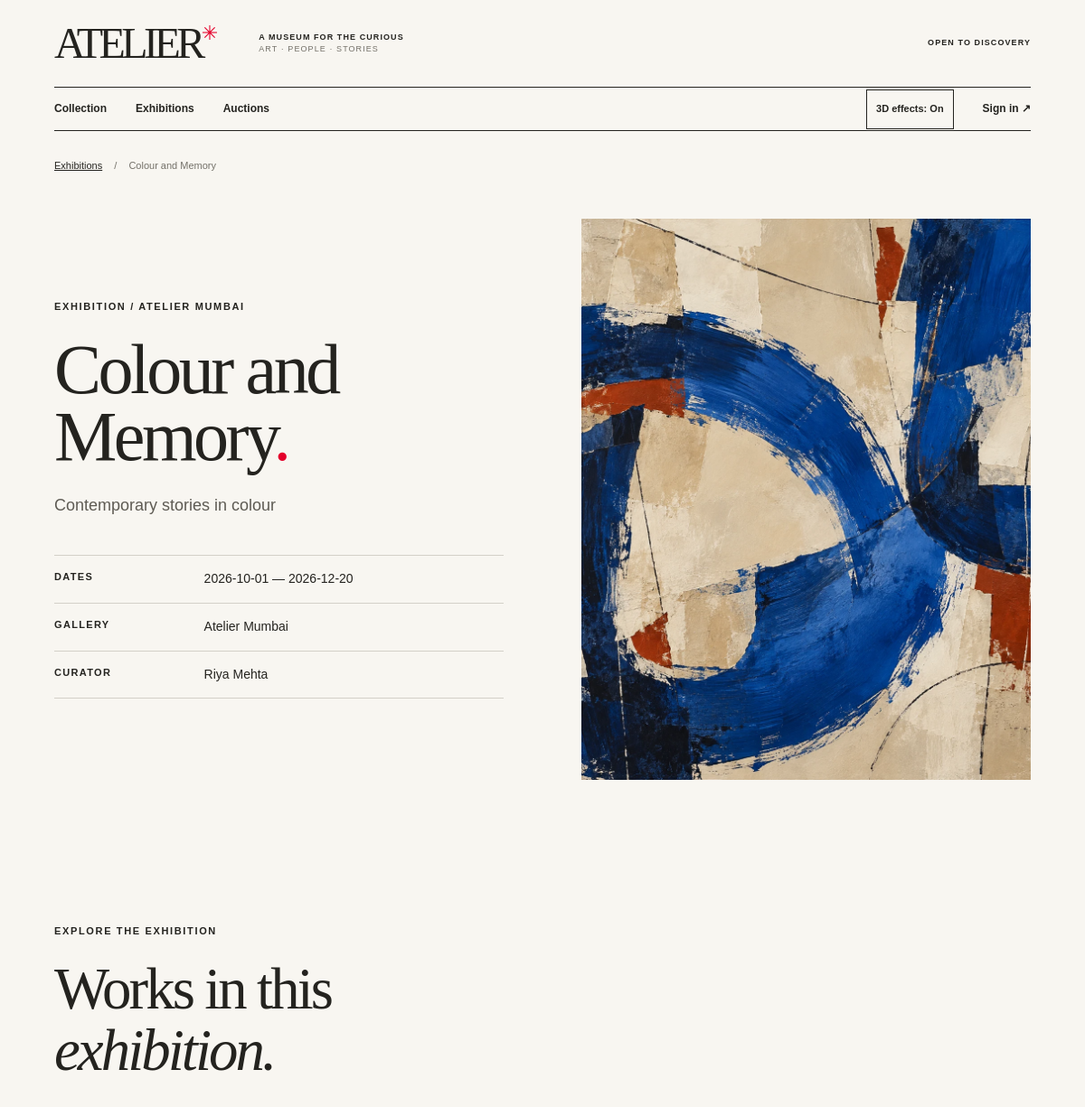
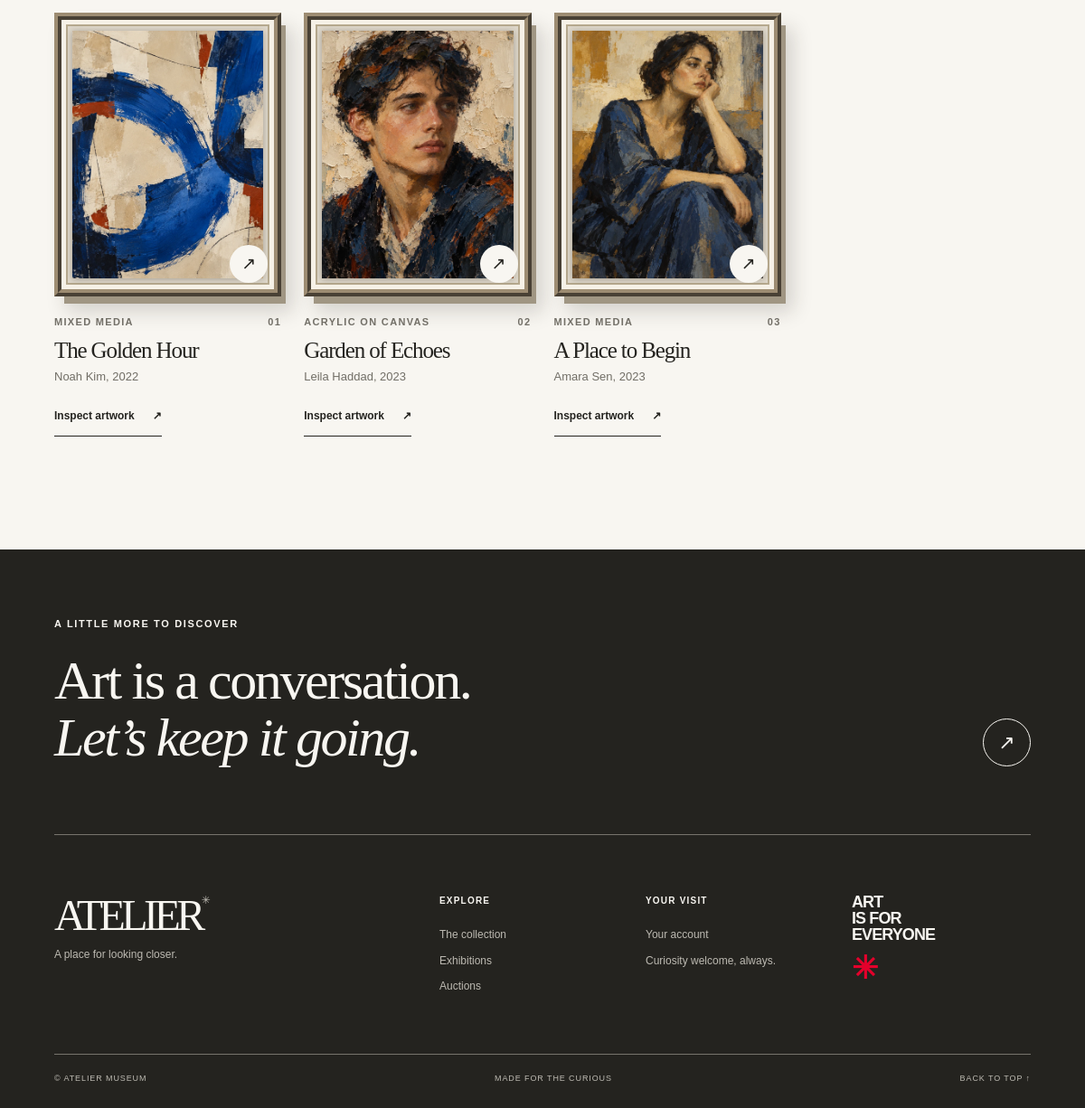
Screenshot of /exhibitions/1 with the database file from the repository (2 pictures, top to bottom).
### tables this page shows
CREATE TABLE exhibition (exhibition_id INTEGER PRIMARY KEY, gallery_id INTEGER NOT NULL REFERENCES gallery ON DELETE RESTRICT, curator_id INTEGER NOT NULL REFERENCES curator ON DELETE RESTRICT, title TEXT NOT NULL, start_date TEXT NOT NULL CHECK(date(start_date,'+0 days') IS NOT NULL AND date(start_date,'+0 days')=start_date), end_date TEXT NOT NULL CHECK(date(end_date,'+0 days') IS NOT NULL AND date(end_date,'+0 days')=end_date), theme TEXT, CHECK(end_date>=start_date));

CREATE TABLE gallery (gallery_id INTEGER PRIMARY KEY, name TEXT NOT NULL, address TEXT, city TEXT, country TEXT, contact_info TEXT);

CREATE TABLE curator (curator_id INTEGER PRIMARY KEY, name TEXT NOT NULL, email TEXT, phone TEXT);

CREATE TABLE artwork (artwork_id INTEGER PRIMARY KEY, artist_id INTEGER NOT NULL REFERENCES artist ON DELETE RESTRICT, title TEXT NOT NULL, year_created INTEGER, medium TEXT, dimensions TEXT, description TEXT, status TEXT NOT NULL DEFAULT 'available' CHECK(status IN ('available','at_auction','sold')), image_path TEXT);

CREATE TABLE artist (artist_id INTEGER PRIMARY KEY, name TEXT NOT NULL, birth_date TEXT CHECK(birth_date IS NULL OR (date(birth_date,'+0 days') IS NOT NULL AND date(birth_date,'+0 days')=birth_date)), death_date TEXT CHECK(death_date IS NULL OR (date(death_date,'+0 days') IS NOT NULL AND date(death_date,'+0 days')=death_date)), nationality TEXT, biography TEXT, CHECK(death_date IS NULL OR birth_date IS NULL OR death_date>=birth_date));

### atelier/web.py (the view)
@bp.route('/exhibitions/<int:exhibition_id>')
def exhibition_detail(exhibition_id):
    return render_template('exhibition.html',exhibition=one(EXHIBITIONS+' WHERE e.exhibition_id=?',(exhibition_id,)),
        artworks=rows(ART+''' JOIN exhibition_artwork ea ON ea.artwork_id=w.artwork_id
            WHERE ea.exhibition_id=? ORDER BY ea.display_position''',(exhibition_id,)))

### atelier/db.py (called while the page is built)
def connect(path):
    conn = sqlite3.connect(path, timeout=10)
    conn.row_factory = sqlite3.Row
    conn.execute('PRAGMA foreign_keys = ON')
    conn.execute('PRAGMA busy_timeout = 10000')
    return conn

def get_db():
    if 'db' not in g:
        g.db = connect(current_app.config['DATABASE'])
    return g.db

def init_app(app):
    @app.teardown_appcontext
    def close_db(error):
        conn = g.pop('db', None)
        if conn is not None:
            conn.close()

### atelier/web.py (called while the page is built)
def rows(sql, params=()):
    return [dict(r) for r in get_db().execute(sql, params)]

def one(sql, params=()):
    row = get_db().execute(sql, params).fetchone()
    if row is None:
        abort(404)
    return dict(row)

@bp.before_app_request
def load_user():
    g.user = None
    uid = session.get('user_id')
    if uid:
        row = get_db().execute('''SELECT u.user_id, u.email, u.role, u.bidder_id,
            COALESCE(b.name, 'Gallery team') AS name
            FROM user_account u LEFT JOIN bidder b ON b.bidder_id=u.bidder_id WHERE u.user_id=?''', (uid,)).fetchone()
        if row:
            g.user = dict(row)

@bp.app_context_processor
def shared_context():
    return dict(current_user=g.get('user'), tables=[dict(name=k, label=v) for k,v in TABLES.items()])

### atelier/templates/exhibition.html
{% extends 'base.html' %}{% from '_macros.html' import artwork_card, section_head %}{% block title %}{{ exhibition.title }}{% endblock %}{% block content %}
<div class="wrap breadcrumb"><a href="{{ url_for('web.exhibitions') }}">Exhibitions</a> <span>/</span> {{ exhibition.title }}</div><section class="event-detail wrap"><div class="event-detail-copy"><p class="eyebrow">EXHIBITION / {{ exhibition.gallery_name or 'ATELIER' }}</p><h1>{{ exhibition.title }}<span class="red-dot">.</span></h1><p class="lead">{{ exhibition.theme or 'Step inside and discover a new perspective.' }}</p><dl class="details-list"><div><dt>DATES</dt><dd>{{ exhibition.start_date }} — {{ exhibition.end_date }}</dd></div>{% if exhibition.gallery_name %}<div><dt>GALLERY</dt><dd>{{ exhibition.gallery_name }}</dd></div>{% endif %}{% if exhibition.curator_name %}<div><dt>CURATOR</dt><dd>{{ exhibition.curator_name }}</dd></div>{% endif %}</dl></div><div class="event-detail-image">{% if exhibition.image_path %}<img src="{{ url_for('static', filename=exhibition.image_path) }}" alt="" onerror="this.hidden=true">{% endif %}<span class="image-fallback">✳</span></div></section><section class="wrap collection-feature">{{ section_head('EXPLORE THE EXHIBITION', 'Works in this<br><em>exhibition.</em>'|safe) }}<div class="art-grid">{% for item in artworks %}{{ artwork_card(item, loop.index) }}{% else %}<p class="empty">Artwork details are coming soon.</p>{% endfor %}</div></section>{% endblock %}

### atelier/templates/_macros.html (shortened to what this page needs)
{% macro artwork_image(item, class='') %}<div class="art-image {{ class }}">{% if item.image_path %}<img src="{{ url_for('static', filename=item.image_path) }}" alt="{{ item.title }}" loading="lazy" onerror="this.hidden=true">{% endif %}<span class="image-fallback" aria-hidden="true">✳</span></div>{% endmacro %}
{% macro inspect_button(item, class='inspect-button') %}{% if item.image_path %}<button type="button" class="{{ class }}" data-inspect data-image="{{ url_for('static', filename=item.image_path) }}" data-title="{{ item.title }}" aria-haspopup="dialog" aria-label="Inspect {{ item.title }} in 3D viewer" hidden>Inspect artwork <span aria-hidden="true">↗</span></button>{% endif %}{% endmacro %}
{% macro artwork_card(item, index='') %}<article class="art-card"><a class="art-card-image" href="{{ url_for('web.artwork_detail', artwork_id=item.artwork_id) }}">{{ artwork_image(item) }}<span class="image-arrow">↗</span></a><div class="art-card-meta"><span>{{ item.medium or 'ARTWORK' }}</span><span>{{ '%02d'|format(index|int) if index else '✳' }}</span></div><h3><a href="{{ url_for('web.artwork_detail', artwork_id=item.artwork_id) }}">{{ item.title }}</a></h3><p>{{ item.artist_name or 'Unknown artist' }}{% if item.year_created %}, {{ item.year_created }}{% endif %}</p>{{ inspect_button(item) }}</article>{% endmacro %}
{% macro section_head(kicker, title, href='', link='') %}<div class="section-head"><div><p class="eyebrow">{{ kicker }}</p><h2>{{ title }}</h2></div></div>{% endmacro %}

### atelier/static/css/style.css (style rules this page uses)
:root { --paper:#f8f6f1;--ink:#24231f;--muted:#747169;--line:#d3d0c8;--red:#e4002b;--serif:Georgia,'Times New Roman',serif;--sans:Arial,Helvetica,sans-serif }
* { box-sizing:border-box }
html { scroll-behavior:smooth }
body { margin:0;background:var(--paper);color:var(--ink);font-family:var(--sans);font-size:15px;line-height:1.55 }
a { color:inherit;text-decoration:none }
button,input,select,textarea { font:inherit }
button { color:inherit;cursor:pointer }
img { max-width:100%;display:block }
h1,h2,h3,p { margin:0 }
h1,h2,h3 { font-family:var(--serif);font-weight:400;letter-spacing:-.045em;line-height:1.05 }
em { font-weight:400 }
.wrap { width:min(100% - 10vw,1500px);margin-inline:auto }
.eyebrow { font:700 10px/1.4 var(--sans);letter-spacing:.15em;text-transform:uppercase }
.red-dot { color:var(--red) }
.manifesto h2,.section-head h2,.editorial-section h2 { font-size:clamp(44px,5.4vw,82px);margin-top:22px }
.section-head { display:flex;justify-content:space-between;align-items:end;gap:30px;margin-bottom:42px }
.collection-feature { padding-block:50px 125px }
.art-grid { display:grid;grid-template-columns:repeat(4,minmax(0,1fr));gap:25px }
.art-card { min-width:0 }
.art-card-image { display:block;position:relative;overflow:hidden }
.art-image { position:relative;background:#e5e1d8;aspect-ratio:4/5;overflow:hidden;display:flex;align-items:center;justify-content:center }
.art-image img,.exhibition-image img,.event-detail-image img { width:100%;height:100%;object-fit:cover;position:absolute;inset:0;z-index:1;transition:transform .6s }
.image-fallback { position:absolute;color:#b9b2a5;font-size:60px }
.image-arrow { position:absolute;z-index:2;right:15px;bottom:15px;background:var(--paper);width:42px;height:42px;display:grid;place-items:center;border-radius:50%;font-size:19px }
.art-card-meta,.card-overline { display:flex;justify-content:space-between;color:var(--muted);font-size:9px;letter-spacing:.12em;font-weight:700;margin-top:20px;text-transform:uppercase }
.art-card h3 { font-size:25px;margin:10px 0 6px }
.art-card p,.exhibition-card p { color:#716e66;font-size:13px }
.page-intro h1,.event-detail h1,.auction-intro h1,.login-intro h1,.error-page h1,.staff-heading h1 { font-size:clamp(65px,8.5vw,135px);line-height:.95;margin-top:48px }
.breadcrumb { padding-block:30px;font-size:11px;color:var(--muted) }
.breadcrumb a { color:var(--ink);text-decoration:underline }
.breadcrumb span { margin:0 10px }
.detail-description,.lead { font-size:18px;line-height:1.6;color:#5e5b54 }
.details-list { margin:40px 0 0 }
.details-list div { display:grid;grid-template-columns:1fr 2fr;padding:15px 0;border-top:1px solid var(--line) }
.details-list div:last-child { border-bottom:1px solid var(--line) }
.details-list dt { font-size:9px;font-weight:700;letter-spacing:.12em }
.details-list dd { margin:0;font-size:14px }
.exhibition-image,.event-detail-image { aspect-ratio:4/3;background:#e3ddd2;position:relative;overflow:hidden;display:grid;place-items:center }
.event-detail { display:grid;grid-template-columns:1fr 1fr;gap:8%;align-items:center;padding-block:20px 110px }
.event-detail h1 { font-size:clamp(60px,6.5vw,100px);margin:25px 0 }
.event-detail-image { aspect-ratio:4/5 }
.art-card-image { overflow:visible;perspective:900px }
.art-image { border:8px ridge #9d8c72;background:#ded7ca;box-shadow:inset 0 0 0 5px #f6f1e7,inset 0 0 0 7px #b6a98e,8px 11px 0 -3px #a09683,13px 17px 20px #27221c2b }
.art-image img { inset:12px;width:calc(100% - 24px);height:calc(100% - 24px);box-shadow:0 1px 7px #30291e55 }
.art-card-image .art-image { transition:transform .25s,box-shadow .25s;transform-origin:center }
.inspect-button { display:inline-flex;align-items:center;justify-content:space-between;gap:20px;min-height:44px;margin-top:12px;padding:8px 0;border:0;border-bottom:1px solid currentColor;background:none;color:var(--ink);font-size:12px;font-weight:700 }
.eyebrow,.intro-top,.art-card-meta,.card-overline,.results-heading,.details-list dt,.bid-form label,.account-row span { font-size:11px }

### rows the page displays
exhibition: title "Colour and Memory", theme "Contemporary stories in colour", start_date "2026-10-01", end_date "2026-12-20"
gallery: name "ATELIER MUMBAI", gallery_name "Atelier Mumbai"
curator: curator_name "Riya Mehta"
artwork: image_path (picture), medium "MIXED MEDIA", value "01", title "The Golden Hour", name "Noah Kim", year_created "2022"
artwork: image_path (picture), medium "ACRYLIC ON CANVAS", value "02", title "Garden of Echoes", name "Leila Haddad", year_created "2023"
artwork: image_path (picture), medium "MIXED MEDIA", value "03", title "A Place to Begin", name "Amara Sen", year_created "2023"

### other values shown
{{ kicker }} "EXPLORE THE EXHIBITION"
{{ title }} "Works in this exhibition."
